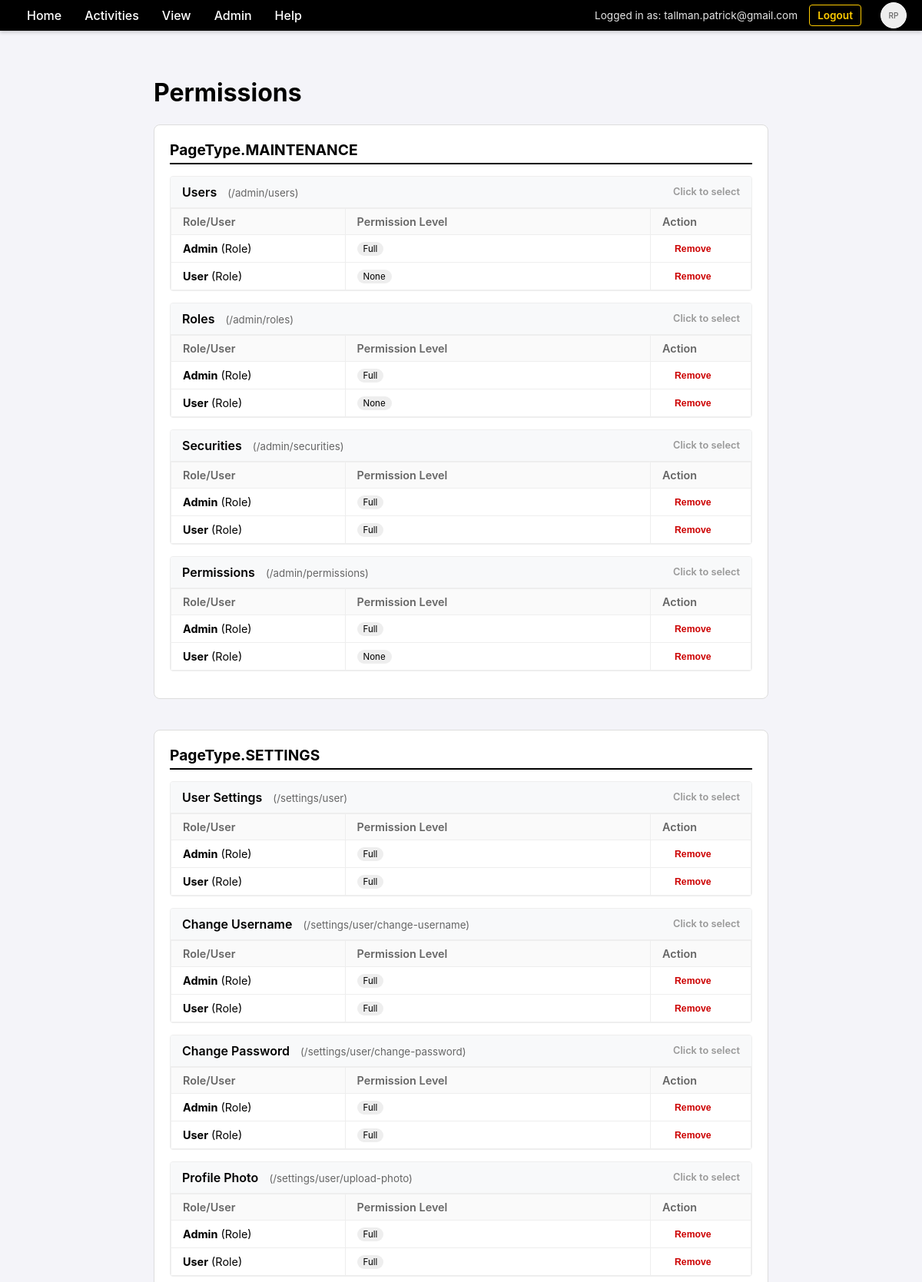
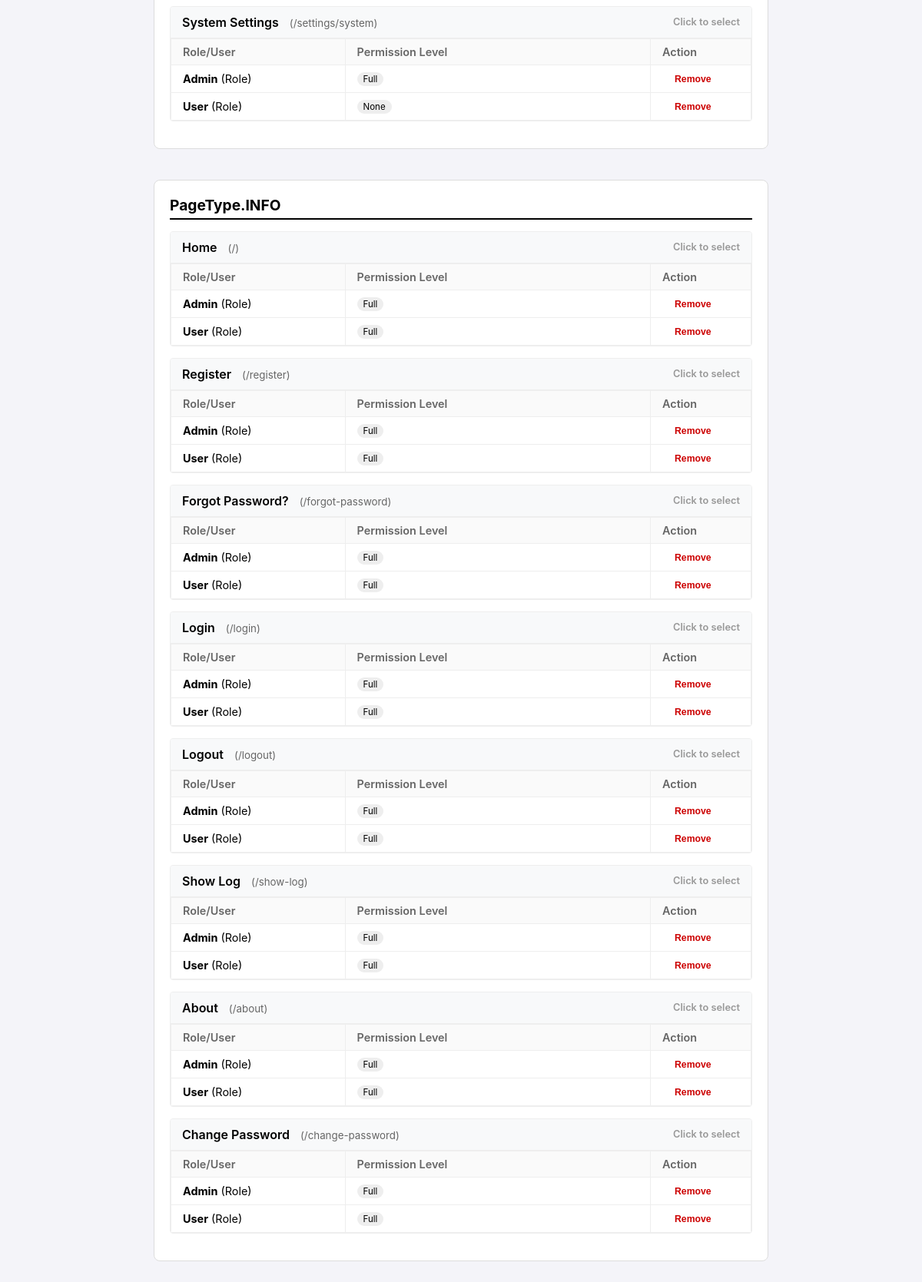
/admin/permissions (signed in), run on the app's committed database (2 pictures, top to bottom).
### database.py (models this page shows)
class User(Base):
    __tablename__ = "users"
    id = Column(Integer, primary_key=True, index=True)
    username = Column(String, unique=True, index=True)
    email = Column(String, unique=True, index=True)
    hashed_password = Column(String, nullable=True)
    is_authorized = Column(Boolean, default=True)
    force_password_change = Column(Boolean, default=False)
    provider = Column(String, default="local")
    profile_json = Column(Text, nullable=True)
    photo_url = Column(String, nullable=True)
    settings = relationship("UserSetting", back_populates="user", cascade="all, delete-orphan")
    roles = relationship("Role", secondary=user_roles, back_populates="users")
    permissions = relationship("Permission", back_populates="user", cascade="all, delete-orphan")

class Role(Base):
    __tablename__ = "roles"
    id = Column(Integer, primary_key=True, index=True)
    name = Column(String, unique=True, index=True)
    description = Column(String)
    users = relationship("User", secondary=user_roles, back_populates="roles")
    permissions = relationship("Permission", back_populates="role", cascade="all, delete-orphan")

class Permission(Base):
    __tablename__ = "permissions"
    id = Column(Integer, primary_key=True, index=True)
    page_path = Column(String, nullable=False) # e.g. "/admin/users"
    page_type = Column(SQLEnum(PageType), nullable=False)
    role_id = Column(Integer, ForeignKey("roles.id"), nullable=True)
    user_id = Column(Integer, ForeignKey("users.id"), nullable=True)
    level = Column(SQLEnum(PermissionLevel), nullable=False, default=PermissionLevel.NONE)
    role = relationship("Role", back_populates="permissions")
    user = relationship("User", back_populates="permissions")

### main.py (the view)
@app.get("/admin/permissions", response_class=HTMLResponse, tags=[PageType.MAINTENANCE])
async def list_permissions(
    request: Request,
    accept_language: str = Header(None),
    user: User = Depends(check_page_permission),
    db: Session = Depends(get_db)
):
    t = get_text(accept_language)
    permissions = db.query(Permission).all()
    roles = db.query(Role).all()
    users = db.query(User).all()
    pages = get_pages()
    page_labels = {path: t.get(label_key, path) for path, pt, label_key in pages}
    grouped = {}
    for pt in PageType:
        grouped[pt] = {}
        for path, p_type, label_key in pages:
            if p_type == pt:
                grouped[pt][path] = {
                    "label": t.get(label_key, path),
                    "subjects": {}
                }
    for p in permissions:
        pt = p.page_type
        path = p.page_path
        if pt not in grouped: grouped[pt] = {}
        if path not in grouped[pt]:
            grouped[pt][path] = {
                "label": page_labels.get(path, path),
                "subjects": {}
            }
        subject_key = f"role:{p.role_id}" if p.role_id else f"user:{p.user_id}"
        if subject_key not in grouped[pt][path]["subjects"]:
            grouped[pt][path]["subjects"][subject_key] = {
                "role": p.role,
                "user": p.user,
                "permissions": []
            }
        grouped[pt][path]["subjects"][subject_key]["permissions"].append(p)
    return templates.TemplateResponse(
        request,
        "admin_permissions.html",
        {
            "t": t,
            "user": user,
            "grouped": grouped,
            "roles": roles,
            "users": users,
            "page_types": list(PageType),
            "permission_levels": list(PermissionLevel)
        }
    )

### templates/admin_permissions.html (shortened to what this page needs)
{% extends "base.html" %}
{% block content %}
    <h1>{{ t.heading_permissions_maintenance }}</h1>
    {% for pt_key, pages in grouped.items() %}
    <div class="page-type-section">
        <div class="page-type-header">{{ pt_key }}</div>
        {% for path, data in pages.items() %}
        <div class="page-row" data-page-path="{{ path }}" data-page-label="{{ data.label }}">
            <div class="page-row-header">
                <span>{{ data.label }} <small style="color: #666; font-weight: normal; margin-left: 10px;">({{ path }})</small></span>
                <span style="font-size: 0.8em; color: #999;">{{ t.msg_click_to_select or 'Click to select' }}</span>
            </div>
            {% if data.subjects %}
            <table>
                <thead>
                    <tr>
                        <th style="width: 30%;">{{ t.label_subject }}</th>
                        <th>{{ t.label_permission_level }}</th>
                        <th style="width: 100px;">{{ t.th_action }}</th>
                    </tr>
                </thead>
                <tbody>
                    {% for s_key, s_data in data.subjects.items() %}
                    <tr class="subject-row" data-subject-key="{{ s_key }}" data-page-path="{{ path }}">
                        <td>
                            {% if s_data.role %}
                                <strong>{{ s_data.role.name }}</strong> (Role)
                            {% else %}
                                {{ s_data.user.username or s_data.user.email }} (User)
                            {% endif %}
                        </td>
                        <td>
                            {% for p in s_data.permissions %}
                                <span class="perm-badge perm-{{ p.level.value }}">{{ p.level.value }}</span>
                            {% endfor %}
                        </td>
                        <td>
                            <form action="/admin/permissions/delete-subject" method="post" style="display:inline;">
                                <button type="submit" class="remove-btn" onclick="return confirm('{{ t.msg_confirm_delete or 'Clear all permissions for this subject?' }}')">{{ t.btn_remove or 'Clear' }}</button>
                            </form>
                        </td>
                    </tr>
                    {% endfor %}
                </tbody>
            </table>
            {% else %}
                <div style="padding: 15px; color: #999; font-style: italic; font-size: 0.9em;">
                    {{ t.msg_no_permissions }}
                </div>
            {% endif %}
        </div>
        {% endfor %}
    </div>
    {% endfor %}
{% endblock %}

### templates/base.html (shortened to what this page needs)
<!DOCTYPE html>
<html>
<head>
    <link rel="stylesheet" href="/static/css/style.css">
</head>
<body>
    <div class="menu-bar">
        <div class="menu-item" data-href="/">{{ t.item_home or 'Home' }}</div>
        <div class="menu-item">{{ t.menu_activities or 'Activities' }}
        </div>
        <div class="menu-item">{{ t.menu_view }}
        </div>
        <div class="menu-item">{{ t.menu_admin or 'Admin' }}
        </div>
        <div class="menu-item">{{ t.menu_help }}
        </div>
        <div class="user-info">
            {% if user %}
                <span>{{ t.msg_logged_in_as }} {{ user.email }}</span>
                <a href="/logout" style="margin-right: 15px;">{{ t.nav_logout }}</a>
                <div class="menu-item" style="padding: 0;">
                    {% if user.photo_url %}
                        <img src="{{ user.photo_url }}" class="user-photo" alt="User Photo">
                    {% else %}
                        <div class="user-photo" style="display: flex; align-items: center; justify-content: center; font-size: 10px; color: #666;">
                            RP
                        </div>
                    {% endif %}
                </div>
            {% else %}
                <a href="/login">{{ t.nav_login }}</a>
                <a href="/register">{{ t.nav_register }}</a>
            {% endif %}
        </div>
    </div>
    <div class="content">
        {% block content %}{% endblock %}
    </div>
</body>
</html>

### static/css/style.css (style rules this page uses)
body { font-family: -apple-system, BlinkMacSystemFont, "Segoe UI", Roboto, Helvetica, Arial, sans-serif; margin: 0; padding: 0; background-color: #f4f4f9; }
.menu-bar { background-color: #000000; color: #ffffff; display: flex; padding: 0 20px; align-items: stretch; box-shadow: 0 2px 5px rgba(0,0,0,0.2); height: 40px; }
.menu-item { position: relative; padding: 0 15px; cursor: pointer; font-weight: 500; display: flex; align-items: center; }
.content { padding: 40px; max-width: 800px; margin: 0 auto; }
.user-info { margin-left: auto; display: flex; align-items: center; color: white; font-size: 0.85em; }
.user-info span { margin-right: 15px; opacity: 0.9; }
.user-info a { color: #ffcc00; font-weight: 600; text-decoration: none; padding: 5px 10px; border: 1px solid #ffcc00; border-radius: 4px; }
.user-photo { width: 32px; height: 32px; border-radius: 50%; background: #eee; margin-left: 10px; object-fit: cover; border: 1px solid #fff; }

### templates/admin_permissions.html (style rules this page uses)
.page-type-section { margin-bottom: 40px; border: 1px solid #ddd; border-radius: 8px; padding: 20px; background: #fff; }
.page-type-header { font-size: 1.2em; font-weight: bold; border-bottom: 2px solid #000; padding-bottom: 5px; margin-bottom: 15px; }
.page-row { border: 1px solid #eee; margin-bottom: 15px; border-radius: 4px; overflow: hidden; }
.page-row-header { background: #f8f9fa; padding: 10px 15px; font-weight: 600; display: flex; justify-content: space-between; align-items: center; border-bottom: 1px solid #eee; }
table { width: 100%; border-collapse: collapse; background: #fff; }
th, td { border: 1px solid #eee; padding: 8px 15px; text-align: left; font-size: 0.9em; }
th { background-color: #fafafa; color: #666; font-weight: 600; }
.perm-badge { display: inline-block; padding: 2px 8px; border-radius: 12px; background: #eee; font-size: 0.8em; margin-right: 4px; }
.remove-btn { color: #c00; font-weight: bold; border: none; background: none; cursor: pointer; margin-left: 10px; font-size: 0.85em; }

### data on the page
User: email "tallman.patrick@gmail.com"
Role: role.name "Admin" "Admin" "Admin" "Admin" "Admin" "Admin" "Admin" "Admin" "Admin" "Admin" "Admin" "Admin" "Admin" "Admin" "Admin" "Admin" "Admin"
Permission: level.value "Full"
Role: role.name "User" "User" "User" "User" "User" "User" "User" "User" "User" "User" "User" "User" "User" "User" "User" "User" "User"
Permission: level.value "None"
Permission: level.value "Full"
Permission: level.value "None"
Permission: level.value "Full"
Permission: level.value "Full"
Permission: level.value "Full"
Permission: level.value "None"
Permission: level.value "Full"
Permission: level.value "Full"
Permission: level.value "Full"
Permission: level.value "Full"
Permission: level.value "Full"
Permission: level.value "Full"
Permission: level.value "Full"
Permission: level.value "Full"
Permission: level.value "Full"
Permission: level.value "None"
Permission: level.value "Full"
Permission: level.value "Full"
Permission: level.value "Full"
Permission: level.value "Full"
Permission: level.value "Full"
Permission: level.value "Full"
Permission: level.value "Full"
Permission: level.value "Full"
Permission: level.value "Full"
Permission: level.value "Full"
Permission: level.value "Full"
Permission: level.value "Full"
Permission: level.value "Full"
Permission: level.value "Full"
Permission: level.value "Full"
Permission: level.value "Full"

### other printed values
{{ t.item_home or 'Home' }} "Home"
{{ t.menu_activities or 'Activities' }} "Activities"
{{ t.menu_view }} "View"
{{ t.menu_admin or 'Admin' }} "Admin"
{{ t.menu_help }} "Help"
{{ t.msg_logged_in_as }} "Logged in as:"
{{ t.nav_logout }} "Logout"
{{ t.heading_permissions_maintenance }} "Permissions"
{{ pt_key }} "PageType.MAINTENANCE" "PageType.SETTINGS" "PageType.INFO"
{{ data.label }} "Users" "Roles" "Securities" "Permissions" "User Settings" "Change Username" "Change Password" "Profile Photo" "System Settings" "Home" "Register" "Forgot Password?" "Login" "Logout" "Show Log" "About" "Change Password"
{{ path }} "/admin/users" "/admin/roles" "/admin/securities" "/admin/permissions" "/settings/user" "/settings/user/change-username" "/settings/user/change-password" "/settings/user/upload-photo" "/settings/system" "/" "/register" "/forgot-password" "/login" "/logout" "/show-log" "/about" "/change-password"
{{ t.msg_click_to_select or 'Click to select' }} "Click to select" "Click to select" "Click to select" "Click to select" "Click to select" "Click to select" "Click to select" "Click to select" "Click to select" "Click to select" "Click to select" "Click to select" "Click to select" "Click to select" "Click to select" "Click to select" "Click to select"
{{ t.label_subject }} "Role/User" "Role/User" "Role/User" "Role/User" "Role/User" "Role/User" "Role/User" "Role/User" "Role/User" "Role/User" "Role/User" "Role/User" "Role/User" "Role/User" "Role/User" "Role/User" "Role/User"
{{ t.label_permission_level }} "Permission Level" "Permission Level" "Permission Level" "Permission Level" "Permission Level" "Permission Level" "Permission Level" "Permission Level" "Permission Level" "Permission Level" "Permission Level" "Permission Level" "Permission Level" "Permission Level" "Permission Level" "Permission Level" "Permission Level"
{{ t.th_action }} "Action" "Action" "Action" "Action" "Action" "Action" "Action" "Action" "Action" "Action" "Action" "Action" "Action" "Action" "Action" "Action" "Action"
